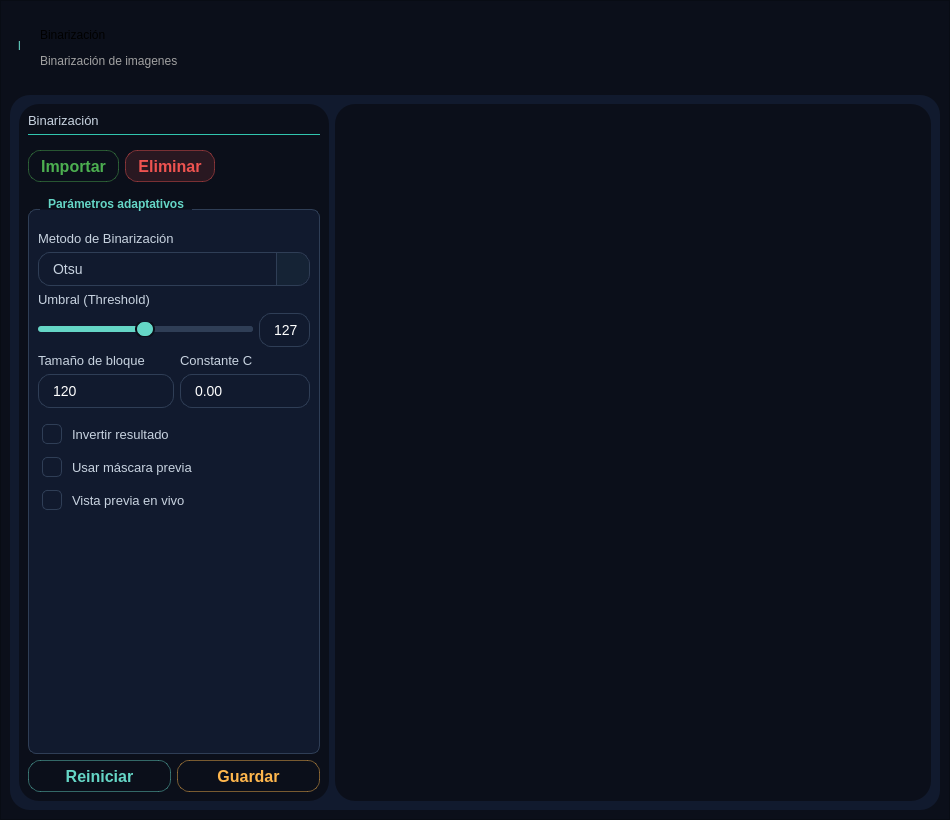
<?xml version="1.0" encoding="UTF-8"?>
<ui version="4.0">
 <class>Frm_Binarizacion</class>
 <widget class="QWidget" name="Frm_Binarizacion">
  <property name="geometry">
   <rect>
    <x>0</x>
    <y>0</y>
    <width>950</width>
    <height>820</height>
   </rect>
  </property>
  <property name="windowTitle">
   <string>Form</string>
  </property>
  <property name="layoutDirection">
   <enum>Qt::LayoutDirection::RightToLeft</enum>
  </property>
  <layout class="QVBoxLayout" name="verticalLayout">
   <property name="spacing">
    <number>1</number>
   </property>
   <property name="leftMargin">
    <number>0</number>
   </property>
   <property name="topMargin">
    <number>0</number>
   </property>
   <property name="rightMargin">
    <number>0</number>
   </property>
   <property name="bottomMargin">
    <number>0</number>
   </property>
   <item>
    <widget class="QFrame" name="frame_Container">
     <property name="styleSheet">
      <string notr="true">background-color: rgb(11, 15, 26);</string>
     </property>
     <property name="frameShape">
      <enum>QFrame::Shape::StyledPanel</enum>
     </property>
     <property name="frameShadow">
      <enum>QFrame::Shadow::Raised</enum>
     </property>
     <layout class="QVBoxLayout" name="verticalLayout_9" stretch="1,9">
      <item>
       <widget class="QFrame" name="frame_head">
        <property name="maximumSize">
         <size>
          <width>16777215</width>
          <height>100</height>
         </size>
        </property>
        <property name="toolTip">
         <string/>
        </property>
        <property name="frameShape">
         <enum>QFrame::Shape::NoFrame</enum>
        </property>
        <property name="frameShadow">
         <enum>QFrame::Shadow::Raised</enum>
        </property>
        <widget class="QLabel" name="lb_pantalla">
         <property name="geometry">
          <rect>
           <x>30</x>
           <y>10</y>
           <width>201</width>
           <height>30</height>
          </rect>
         </property>
         <property name="styleSheet">
          <string notr="true">font: 700 20pt &quot;Arial&quot;;</string>
         </property>
         <property name="text">
          <string>Binarización</string>
         </property>
        </widget>
        <widget class="QLabel" name="lb_descripcion">
         <property name="geometry">
          <rect>
           <x>30</x>
           <y>40</y>
           <width>210</width>
           <height>21</height>
          </rect>
         </property>
         <property name="styleSheet">
          <string notr="true">font: 12pt &quot;Arial&quot;;
color: rgb(161, 161, 161);</string>
         </property>
         <property name="text">
          <string>Binarización de imagenes</string>
         </property>
        </widget>
        <widget class="QLabel" name="Line">
         <property name="geometry">
          <rect>
           <x>8</x>
           <y>11</y>
           <width>21</width>
           <height>50</height>
          </rect>
         </property>
         <property name="styleSheet">
          <string notr="true">color : rgb(101, 214, 198);
font: 72pt &quot;Segoe UI&quot;;</string>
         </property>
         <property name="text">
          <string>l</string>
         </property>
        </widget>
       </widget>
      </item>
      <item>
       <widget class="QFrame" name="frame_body">
        <property name="minimumSize">
         <size>
          <width>0</width>
          <height>710</height>
         </size>
        </property>
        <property name="styleSheet">
         <string notr="true">background-color: rgb(17, 26, 46);
border-radius: 20px;</string>
        </property>
        <property name="frameShape">
         <enum>QFrame::Shape::StyledPanel</enum>
        </property>
        <property name="frameShadow">
         <enum>QFrame::Shadow::Raised</enum>
        </property>
        <layout class="QVBoxLayout" name="verticalLayout_3">
         <item>
          <layout class="QHBoxLayout" name="horizontalLayout" stretch="9,1">
           <item>
            <widget class="QFrame" name="panel_resultados">
             <property name="styleSheet">
              <string notr="true">QFrame {
 	background-color: #0b0f1a;
    color: #c8d3e0;
    font-family: &quot;Segoe UI&quot;, &quot;Inter&quot;, sans-serif;
    font-size: 13px;
}</string>
             </property>
             <property name="frameShape">
              <enum>QFrame::Shape::StyledPanel</enum>
             </property>
             <property name="frameShadow">
              <enum>QFrame::Shadow::Raised</enum>
             </property>
            </widget>
           </item>
           <item>
            <widget class="QFrame" name="panel_binarizacion">
             <property name="layoutDirection">
              <enum>Qt::LayoutDirection::LeftToRight</enum>
             </property>
             <property name="styleSheet">
              <string notr="true">/* ===== Paneles ===== */
QFrame {
 	background-color: #0b0f1a;
    color: #c8d3e0;
    font-family: &quot;Segoe UI&quot;, &quot;Inter&quot;, sans-serif;
    font-size: 13px;
}


QPushButton{
background-color: transparent;
}</string>
             </property>
             <property name="frameShape">
              <enum>QFrame::Shape::StyledPanel</enum>
             </property>
             <property name="frameShadow">
              <enum>QFrame::Shadow::Raised</enum>
             </property>
             <layout class="QVBoxLayout" name="verticalLayout_2" stretch="0,0,1,9,0">
              <property name="spacing">
               <number>6</number>
              </property>
              <property name="bottomMargin">
               <number>9</number>
              </property>
              <item>
               <widget class="QLabel" name="lb_pantalla_2">
                <property name="styleSheet">
                 <string notr="true">font: 700 12pt &quot;Arial&quot;;</string>
                </property>
                <property name="text">
                 <string>Binarización</string>
                </property>
               </widget>
              </item>
              <item>
               <widget class="QFrame" name="Line_2">
                <property name="maximumSize">
                 <size>
                  <width>16777215</width>
                  <height>1</height>
                 </size>
                </property>
                <property name="styleSheet">
                 <string notr="true">background-color: rgb(49, 197, 175);</string>
                </property>
                <property name="frameShape">
                 <enum>QFrame::Shape::HLine</enum>
                </property>
                <property name="frameShadow">
                 <enum>QFrame::Shadow::Plain</enum>
                </property>
               </widget>
              </item>
              <item>
               <layout class="QHBoxLayout" name="Layout_btns">
                <property name="spacing">
                 <number>6</number>
                </property>
                <property name="topMargin">
                 <number>9</number>
                </property>
                <property name="bottomMargin">
                 <number>9</number>
                </property>
                <item>
                 <widget class="QPushButton" name="btn_agregar">
                  <property name="cursor">
                   <cursorShape>PointingHandCursor</cursorShape>
                  </property>
                  <property name="layoutDirection">
                   <enum>Qt::LayoutDirection::LeftToRight</enum>
                  </property>
                  <property name="styleSheet">
                   <string notr="true">QPushButton#btn_agregar {
	background-color: transparent;
    border: 1px solid rgba(76, 175, 80, 0.45);
    border-radius: 12px;
    color: #4CAF50;
    font-size: 16px;
    font-weight: 500;
    padding: 4px 12px;
    min-height: 22px;
}
QPushButton#btn_agregar:hover {
    background-color: rgba(76, 175, 80, 0.25);
    border: 1px solid #4CAF50;
}
QPushButton#btn_agregar:pressed {
    background-color: #388E3C;
    color: #ffffff;
}
QPushButton#btn_agregar:disabled {
    background-color: rgba(47, 62, 86, 0.35);
    border: 1px solid rgba(47, 62, 86, 0.6);
    color: #64748b;
}
</string>
                  </property>
                  <property name="text">
                   <string>Importar</string>
                  </property>
                  <property name="icon">
                   <iconset>
                    <normaloff>../../resources/Icons/Icons_verdes/import.png</normaloff>../../resources/Icons/Icons_verdes/import.png</iconset>
                  </property>
                 </widget>
                </item>
                <item>
                 <widget class="QPushButton" name="btn_eliminar">
                  <property name="enabled">
                   <bool>true</bool>
                  </property>
                  <property name="cursor">
                   <cursorShape>PointingHandCursor</cursorShape>
                  </property>
                  <property name="styleSheet">
                   <string notr="true">QPushButton#btn_eliminar {
	background-color: rgba(239, 83, 80, 0.13);
    border: 1px solid rgba(239, 83, 80, 0.45);
    border-radius: 12px;
    color: #EF5350;
    font-size: 16px;
    font-weight: 500;
    padding: 4px 12px;
    min-height: 22px;
}
QPushButton#btn_eliminar:hover {
    background-color: rgba(239, 83, 80, 0.25);
    border: 1px solid #EF5350;
}
QPushButton#btn_eliminar:pressed {
    background-color: #C62828;
    color: #ffffff;
}
QPushButton#btn_eliminar:disabled {
    background-color: rgba(47, 62, 86, 0.35);
    border: 1px solid rgba(47, 62, 86, 0.6);
    color: #64748b;
}</string>
                  </property>
                  <property name="text">
                   <string>Eliminar</string>
                  </property>
                  <property name="icon">
                   <iconset>
                    <normaloff>../../resources/Icons/Icons_rojos/delete.png</normaloff>../../resources/Icons/Icons_rojos/delete.png</iconset>
                  </property>
                 </widget>
                </item>
                <item>
                 <spacer name="horizontalSpacer">
                  <property name="orientation">
                   <enum>Qt::Orientation::Horizontal</enum>
                  </property>
                  <property name="sizeHint" stdset="0">
                   <size>
                    <width>40</width>
                    <height>20</height>
                   </size>
                  </property>
                 </spacer>
                </item>
               </layout>
              </item>
              <item>
               <widget class="QGroupBox" name="gb_parametros">
                <property name="cursor">
                 <cursorShape>PointingHandCursor</cursorShape>
                </property>
                <property name="styleSheet">
                 <string notr="true">/* ===== GroupBox ===== */
QGroupBox {
	background-color: rgb(17, 26, 46);
    border: 1px solid #2f3e56;
    border-radius: 8px;
    margin-top: 12px;
    padding-top: 12px;
    font-weight: 600;
}

QGroupBox::title {
    subcontrol-origin: margin;
    left: 12px;
    padding: 0 6px;
    color: #65D6C6;
}

QLabel {
	background-color: rgb(17, 26, 46);
 	color: #c8d3e0;
    font-family: &quot;Segoe UI&quot;, &quot;Inter&quot;, sans-serif;
    font-size: 13px;
}

QSpinBox, QDoubleSpinBox {
    background-color: #111a2e;
    border: 1px solid #2f3e56;
    border-radius: 12px;

    color: #ffffffff;

    font-size: 14px;
    font-weight: 300;

    padding: 6px 8px 6px 12px;

    min-height: 20px;
}

QSpinBox:hover, QDoubleSpinBox:hover {
    border: 1px solid #3a506b;
    background-color: #16223a;
}

QSpinBox:focus, QDoubleSpinBox:focus {
    border: 1px solid #65D6C6;
}

QSpinBox:disabled, QDoubleSpinBox:disabled {
    background-color: #0d1422;
    border: 1px solid #1e2a3d;
    color: #4a5a70;
}


QCheckBox {
    spacing: 10px;
    color: #c8d3e0;
    font-size: 13px;
    font-weight: 300;
}

QCheckBox::indicator {
    width: 18px;
    height: 18px;
    border: 1px solid #2f3e56;
    border-radius: 5px;
}


QCheckBox:hover {
    color: #65D6C6;
}


QCheckBox::indicator:hover {
    border: 1px solid #65D6C6;
}

QCheckBox::indicator:checked {
    border: 1px solid #65D6C6;
	 image: url(&quot;D:/Git/BioImageOptimizer/resources/Icons/Icons_aqua/verify.png&quot;);
    width: 15px;
    height: 15px;
}

QCheckBox::indicator:disabled {
    background-color: #0d1422;
    border: 1px solid #1e2a3d;
}

QCheckBox:disabled {
    color: #4a5a70;
}
</string>
                </property>
                <property name="title">
                 <string>Parámetros adaptativos</string>
                </property>
                <layout class="QGridLayout" name="gridLayout" rowstretch="0,0,0,0,0,0,0,0" columnstretch="0,0,0" columnminimumwidth="0,0,0">
                 <item row="4" column="1">
                  <widget class="QLabel" name="label_3">
                   <property name="text">
                    <string>Constante C</string>
                   </property>
                  </widget>
                 </item>
                 <item row="1" column="0" colspan="3">
                  <widget class="QComboBox" name="cmb_metodo">
                   <property name="layoutDirection">
                    <enum>Qt::LayoutDirection::LeftToRight</enum>
                   </property>
                   <property name="styleSheet">
                    <string notr="true">/* ===== QComboBox mejorado ===== */
QComboBox {
    border: 1px solid #2f3e56;
    border-radius: 12px;
    color: #c8d3e0;
    font-size: 14px;
    font-weight: 300;
    padding: 6px 36px 6px 14px;   /* espacio a la derecha para la flecha */
    min-height: 20px;
}

QComboBox:hover {
    border: 1px solid #3a506b;
    background-color: #16223a;
}

QComboBox:disabled {
    background-color: #0d1422;
    border: 1px solid #1e2a3d;
    color: #4a5a70;
}

/* --- Zona del desplegable (flecha) --- */
QComboBox::drop-down {
    subcontrol-origin: padding;
    subcontrol-position: top right;
    width: 32px;
    border: none;
    border-left: 1px solid #2f3e56;   /* separador sutil */
    border-top-right-radius: 12px;
    border-bottom-right-radius: 12px;
    background-color: rgba(101, 214, 198, 0.05);
}
QComboBox::down-arrow {
    image: url(&quot;D:/Git/BioImageOptimizer/resources/Icons/Icons_aqua/chevron_down.png&quot;);
    width: 16px;
    height: 16px;
}

QComboBox::down-arrow:on {
    image: url(&quot;D:/Git/BioImageOptimizer/resources/Icons/Icons_aqua/chevron_down.png&quot;);
}

QComboBox::down-arrow:disabled {
    image: none;
}

/* --- Lista desplegable --- */
QComboBox QAbstractItemView {
    show-decoration-selected: 1;
    selection-background-color: rgba(101, 214, 198, 0.20);
    selection-color: #65D6C6;
}

QComboBox QAbstractItemView::item {
    min-height: 30px;
    padding: 7px 12px;
    border-radius: 6px;
}

QComboBox QAbstractItemView::item:hover {
    background-color: rgba(101, 214, 198, 0.15);
    color: #65D6C6;
}


</string>
                   </property>
                   <item>
                    <property name="text">
                     <string>Otsu</string>
                    </property>
                   </item>
                   <item>
                    <property name="text">
                     <string>Fixed</string>
                    </property>
                   </item>
                   <item>
                    <property name="text">
                     <string>Adaptive Mean</string>
                    </property>
                   </item>
                   <item>
                    <property name="text">
                     <string>Adaptive Gaussian</string>
                    </property>
                   </item>
                   <item>
                    <property name="text">
                     <string>Triangle</string>
                    </property>
                   </item>
                  </widget>
                 </item>
                 <item row="5" column="0">
                  <widget class="QSpinBox" name="spin_tamano_bloque">
                   <property name="layoutDirection">
                    <enum>Qt::LayoutDirection::LeftToRight</enum>
                   </property>
                   <property name="styleSheet">
                    <string notr="true"/>
                   </property>
                   <property name="readOnly">
                    <bool>false</bool>
                   </property>
                   <property name="buttonSymbols">
                    <enum>QAbstractSpinBox::ButtonSymbols::NoButtons</enum>
                   </property>
                   <property name="maximum">
                    <number>255</number>
                   </property>
                   <property name="value">
                    <number>120</number>
                   </property>
                  </widget>
                 </item>
                 <item row="3" column="0" colspan="2">
                  <widget class="QSlider" name="slider_umbral">
                   <property name="styleSheet">
                    <string notr="true">QSlider::groove:horizontal {
    height: 6px;
    background-color: #2f3e56;
    border-radius: 3px;
}

QSlider::sub-page:horizontal {
    background-color: #65D6C6;
    border-radius: 3px;
}

QSlider::add-page:horizontal {
    background-color: #2f3e56;
    border-radius: 3px;
}

QSlider::handle:horizontal {
    background-color: #65D6C6;
    border: 2px solid #0b0f1a;
    width: 16px;
    height: 16px;
    margin: -6px 0;
    border-radius: 9px;
}

QSlider::handle:horizontal:hover {
    background-color: #8BE5D8;
    border: 2px solid #65D6C6;
}

QSlider::handle:horizontal:disabled {
    background-color: #4a5a70;
    border: 2px solid #1b2a41;
}</string>
                   </property>
                   <property name="maximum">
                    <number>255</number>
                   </property>
                   <property name="sliderPosition">
                    <number>127</number>
                   </property>
                   <property name="orientation">
                    <enum>Qt::Orientation::Horizontal</enum>
                   </property>
                  </widget>
                 </item>
                 <item row="6" column="0" colspan="3">
                  <layout class="QVBoxLayout" name="verticalLayout_opciones">
                   <property name="spacing">
                    <number>5</number>
                   </property>
                   <property name="leftMargin">
                    <number>4</number>
                   </property>
                   <property name="topMargin">
                    <number>6</number>
                   </property>
                   <property name="rightMargin">
                    <number>4</number>
                   </property>
                   <property name="bottomMargin">
                    <number>6</number>
                   </property>
                   <item>
                    <widget class="QCheckBox" name="chk_invertir">
                     <property name="enabled">
                      <bool>true</bool>
                     </property>
                     <property name="minimumSize">
                      <size>
                       <width>0</width>
                       <height>28</height>
                      </size>
                     </property>
                     <property name="cursor">
                      <cursorShape>PointingHandCursor</cursorShape>
                     </property>
                     <property name="layoutDirection">
                      <enum>Qt::LayoutDirection::LeftToRight</enum>
                     </property>
                     <property name="styleSheet">
                      <string notr="true"/>
                     </property>
                     <property name="text">
                      <string>Invertir resultado</string>
                     </property>
                     <property name="checked">
                      <bool>false</bool>
                     </property>
                    </widget>
                   </item>
                   <item>
                    <widget class="QCheckBox" name="chk_mascara">
                     <property name="enabled">
                      <bool>true</bool>
                     </property>
                     <property name="minimumSize">
                      <size>
                       <width>0</width>
                       <height>28</height>
                      </size>
                     </property>
                     <property name="cursor">
                      <cursorShape>PointingHandCursor</cursorShape>
                     </property>
                     <property name="layoutDirection">
                      <enum>Qt::LayoutDirection::LeftToRight</enum>
                     </property>
                     <property name="styleSheet">
                      <string notr="true"/>
                     </property>
                     <property name="text">
                      <string>Usar máscara previa</string>
                     </property>
                     <property name="checked">
                      <bool>false</bool>
                     </property>
                    </widget>
                   </item>
                   <item>
                    <widget class="QCheckBox" name="chk_preview">
                     <property name="enabled">
                      <bool>true</bool>
                     </property>
                     <property name="minimumSize">
                      <size>
                       <width>0</width>
                       <height>28</height>
                      </size>
                     </property>
                     <property name="cursor">
                      <cursorShape>PointingHandCursor</cursorShape>
                     </property>
                     <property name="layoutDirection">
                      <enum>Qt::LayoutDirection::LeftToRight</enum>
                     </property>
                     <property name="styleSheet">
                      <string notr="true"/>
                     </property>
                     <property name="text">
                      <string>Vista previa en vivo</string>
                     </property>
                     <property name="checked">
                      <bool>true</bool>
                     </property>
                    </widget>
                   </item>
                  </layout>
                 </item>
                 <item row="7" column="0">
                  <spacer name="verticalSpacer">
                   <property name="orientation">
                    <enum>Qt::Orientation::Vertical</enum>
                   </property>
                   <property name="sizeHint" stdset="0">
                    <size>
                     <width>20</width>
                     <height>40</height>
                    </size>
                   </property>
                  </spacer>
                 </item>
                 <item row="0" column="0">
                  <widget class="QLabel" name="label">
                   <property name="text">
                    <string>Metodo de Binarización</string>
                   </property>
                  </widget>
                 </item>
                 <item row="2" column="0" colspan="2">
                  <widget class="QLabel" name="lb_parametros">
                   <property name="text">
                    <string>Umbral (Threshold)</string>
                   </property>
                  </widget>
                 </item>
                 <item row="3" column="2">
                  <widget class="QSpinBox" name="spin_umbral">
                   <property name="layoutDirection">
                    <enum>Qt::LayoutDirection::LeftToRight</enum>
                   </property>
                   <property name="styleSheet">
                    <string notr="true"/>
                   </property>
                   <property name="readOnly">
                    <bool>false</bool>
                   </property>
                   <property name="buttonSymbols">
                    <enum>QAbstractSpinBox::ButtonSymbols::NoButtons</enum>
                   </property>
                   <property name="maximum">
                    <number>255</number>
                   </property>
                   <property name="value">
                    <number>127</number>
                   </property>
                  </widget>
                 </item>
                 <item row="5" column="1" colspan="2">
                  <widget class="QDoubleSpinBox" name="doubleSpinBox">
                   <property name="buttonSymbols">
                    <enum>QAbstractSpinBox::ButtonSymbols::NoButtons</enum>
                   </property>
                  </widget>
                 </item>
                 <item row="4" column="0">
                  <widget class="QLabel" name="label_2">
                   <property name="text">
                    <string>Tamaño de bloque</string>
                   </property>
                  </widget>
                 </item>
                </layout>
               </widget>
              </item>
              <item>
               <layout class="QHBoxLayout" name="horizontalLayout_2">
                <item>
                 <widget class="QPushButton" name="btn_reset">
                  <property name="cursor">
                   <cursorShape>PointingHandCursor</cursorShape>
                  </property>
                  <property name="styleSheet">
                   <string notr="true">QPushButton#btn_reset {
	background-color: transparent;
    border: 1px solid rgba(101, 214, 198, 0.45);
    border-radius: 12px;
    color: #65D6C6;
    font-size: 16px;
    font-weight: 500;
    padding: 4px 12px;
    min-height: 22px;
}
QPushButton#btn_reset:hover {
    background-color: rgba(101, 214, 198, 0.45);
    border: 1px solid #65D6C6;
}
QPushButton#btn_reset:pressed {
    background-color: #65D6C6;
    color: #ffffff;
}
QPushButton#btn_reset:disabled {
    background-color: rgba(47, 62, 86, 0.35);
    border: 1px solid rgba(47, 62, 86, 0.6);
    color: #64748b;
}</string>
                  </property>
                  <property name="text">
                   <string>Reiniciar</string>
                  </property>
                  <property name="icon">
                   <iconset>
                    <normaloff>../../resources/Icons/Icons_aqua/reset.png</normaloff>../../resources/Icons/Icons_aqua/reset.png</iconset>
                  </property>
                 </widget>
                </item>
                <item>
                 <widget class="QPushButton" name="btn_guardar">
                  <property name="enabled">
                   <bool>true</bool>
                  </property>
                  <property name="cursor">
                   <cursorShape>PointingHandCursor</cursorShape>
                  </property>
                  <property name="styleSheet">
                   <string notr="true">QPushButton#btn_guardar{
    border: 1px solid rgba(255, 183, 77, 0.45);
    border-radius: 12px;
    color: #FFB74D;
    font-size: 16px;
    font-weight: 500;
    padding: 4px 12px;
    min-height: 22px;
}
QPushButton#btn_guardar:hover {
    background-color: rgba(255, 183, 77, 0.25);
    border: 1px solid #FFB74D;
}
QPushButton#btn_guardar:pressed {
    background-color: #F57C00;
    color: #ffffff;
}
QPushButton#btn_guardar:disabled {
    background-color: rgba(47, 62, 86, 0.35);
    border: 1px solid rgba(47, 62, 86, 0.6);
    color: #64748b;
}</string>
                  </property>
                  <property name="text">
                   <string>Guardar</string>
                  </property>
                  <property name="icon">
                   <iconset>
                    <normaloff>../../resources/Icons/Icons_amarillos/saved.png</normaloff>../../resources/Icons/Icons_amarillos/saved.png</iconset>
                  </property>
                 </widget>
                </item>
               </layout>
              </item>
             </layout>
            </widget>
           </item>
          </layout>
         </item>
        </layout>
       </widget>
      </item>
     </layout>
    </widget>
   </item>
  </layout>
 </widget>
 <resources/>
 <connections/>
</ui>
